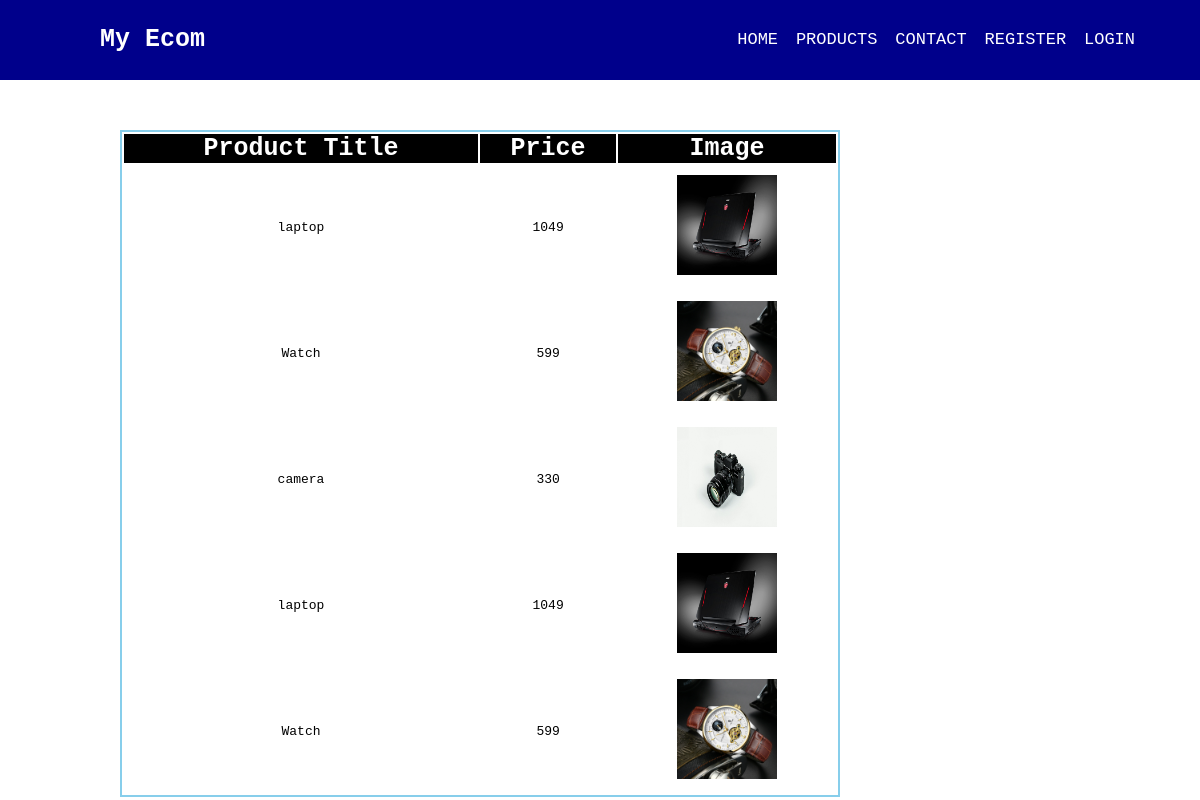
The page /user_order.php?email=test@gmail.com on the database its author committed.
### tables this page shows
CREATE TABLE `orders` (
  `id` int(50) NOT NULL AUTO_INCREMENT,
  `title` varchar(50) NOT NULL,
  `price` varchar(50) NOT NULL,
  `image` varchar(255) NOT NULL,
  `username` varchar(50) NOT NULL,
  `email` varchar(50) NOT NULL,
  `phone` varchar(50) NOT NULL,
  `address` varchar(50) NOT NULL,
  `status` varchar(50) NOT NULL,
  PRIMARY KEY (`id`)
);

### user_order.php (the view, shortened to what this page needs)
<?php
$conn=mysqli_connect("localhost","root","","php_ecom");
$my_email =$_SESSION['user_email'];
$user_email = $_GET['email'];
 if($my_email)
 {
 	$sql = "SELECT * from Orders where email='$my_email'";
	$result = mysqli_query($conn,$sql);
 }
 else if($user_email)
 {
 	$sql = "SELECT * from Orders where email='$user_email'";
	$result = mysqli_query($conn,$sql);
 }
 else
 {
 	header("location:home/login.php");
 }
?>
<!DOCTYPE html>
<html>
<head>
	 <link rel="stylesheet" type="text/css" href="style.css">
</head>
<body>
	 <nav>
        <label class="my_logo">
            <a style="color: white;" href="index.php">My Ecom</a>
        </label>
        <ul>
            <li>
                <a href="index.php">Home</a>
            </li>
            <li>
                <a href="product.php">Products</a>
            </li>
            <li>
                <a href="#">Contact</a>
            </li>
            <?php
            if($_SESSION['user_email'])
            {
            ?>
            <a class="logout_btn" href="user_order.php?email=<?php echo $_SESSION['user_email'] ?>">Orders</a>
            <a class="logout_btn" href="logout.php">Logout</a>
            <?php
            }
            else
            {
            ?>
            <li>
                <a href="home/register.php">Register</a>
            </li>
            <li>
                <a href="home/login.php">Login</a>
            </li>
            <?php
            }
            ?>
        </ul>
    </nav>
    <table>
    	<tr>
    		<th>Product Title</th>
    		<th>Price</th>
    		<th>Image</th>
    	</tr>
    	<?php
    	while($row=mysqli_fetch_assoc($result))
    	{
    	?>
    	<tr>
    		<td><?php echo $row['title'] ?></td>
    		<td><?php echo $row['price'] ?></td>
    		<td>
    			<img width="100" height="100" src="product_image/<?php echo $row['image'] ?>">
    		</td>
    	</tr>
    	<?php
    	}
    	?>
    </table>
</body>
</html>

### style.css (style rules this page uses)
* { padding: 0; margin: 0; box-sizing: border-box; text-decoration: none; list-style: none; }
body { font-family: monospace; }
nav { background: darkblue; height: 80px; }
.my_logo { color: white; font-size: 25px; font-weight: bold; line-height: 80px; padding: 0 100px; }
nav ul { float: right; margin-right: 60px; }
nav ul li { display: inline-block; line-height: 80px; margin: 0 5px; }
nav ul li a { color: white; font-size: 17px; text-transform: uppercase; }
table { border: 2px solid skyblue; margin-top: 50px; margin-left: 10%; width: 60%; }
th { background: black; color: white; font-size: 25px; text-align: center; }
td { text-align: center; margin: 10px; padding: 10px; }

### user_order.php (style rules this page uses)
table { border: 2px solid skyblue; margin-top: 50px; margin-left: 10%; width: 60%; }
th { background: black; color: white; font-size: 25px; text-align: center; }
td { text-align: center; margin: 10px; padding: 10px; }

### rows shown on the page
orders: title "laptop", price "1049", image (picture)
orders: title "Watch", price "599", image (picture)
orders: title "camera", price "330", image (picture)
orders: title "laptop", price "1049", image (picture)
orders: title "Watch", price "599", image (picture)
